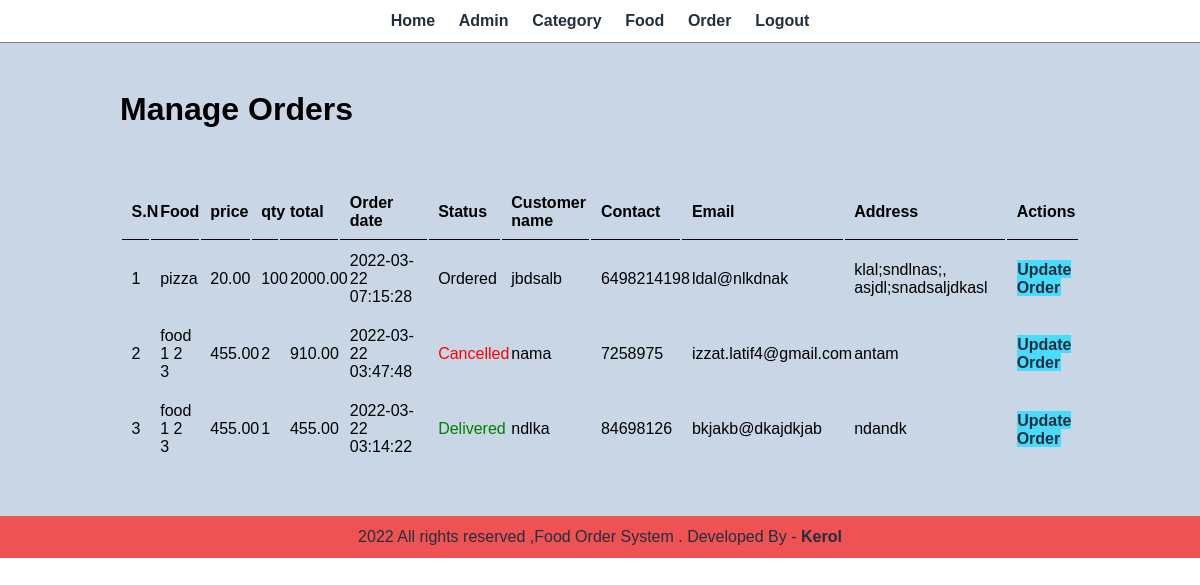
The app's page /admin/manage-order.php (signed in) with its own data.
### tables this page shows
CREATE TABLE `tbl_order` (
  `id` int(10) UNSIGNED NOT NULL,
  `food` varchar(150) NOT NULL,
  `price` decimal(10,2) NOT NULL,
  `qty` int(11) NOT NULL,
  `total` decimal(10,2) NOT NULL,
  `order_date` datetime NOT NULL,
  `status` varchar(50) NOT NULL,
  `customer_name` varchar(150) NOT NULL,
  `customer_contact` varchar(20) NOT NULL,
  `customer_email` varchar(150) NOT NULL,
  `customer_address` varchar(255) NOT NULL
);

### admin/manage-order.php (the view, shortened to what this page needs)
<?php include('partials/menu.php'); ?>
<div class="main-content">
    <div class="wrapper">
    <h1>Manage Orders</h1>
        <br><br><br>
               <table class="tbl-full">
                   <tr>
                       <th>S.N</th>
                       <th>Food</th>
                       <th>price</th>
                       <th>qty</th>
                       <th>total</th>
                       <th>Order date</th>
                       <th>Status</th>
                       <th>Customer name</th>
                       <th>Contact</th>
                       <th>Email</th>
                       <th>Address</th>
                       <th>Actions</th>
                   </tr>
                   <?php
                    $sql = "SELECT * FROM tbl_order ORDER BY id DESC";
                    $res = mysqli_query($conn, $sql);
                    $count = mysqli_num_rows($res);
                    $sn = 1;
                    if($count > 0)
                    {
                        while($row = mysqli_fetch_assoc($res))
                        {
                            $id = $row['id'];
                            $food = $row['food'];
                            $price = $row['price'];
                            $qty = $row['qty'];
                            $total = $row['total'];
                            $order_date = $row['order_date'];
                            $status = $row['status'];
                            $customer_name = $row['customer_name'];
                            $customer_contact = $row['customer_contact'];
                            $customer_email = $row['customer_email'];
                            $customer_address = $row['customer_address'];
                            ?>
                        <tr>
                            <td><?php echo $sn++?></td>
                            <td><?php echo $food; ?></td>
                            <td><?php echo $price; ?></td>
                            <td><?php echo $qty; ?></td>
                            <td><?php echo $total; ?></td>
                            <td><?php echo $order_date; ?></td>
                            <td>
                                <?php
                                if($status == "Ordered")
                                {
                                    echo "<label>$status</label>";
                                }
                                elseif($status == "On Delivery")
                                {
                                    echo "<label style='color: orange;'>$status</label>";
                                }
                                elseif($status == "Delivered")
                                {
                                    echo "<label style='color: green;'>$status</label>";
                                }
                                elseif($status == "Cancelled")
                                {
                                    echo "<label style='color: red;'>$status</label>";
                                }
                                ?>
                            </td>
                            <td><?php echo $customer_name; ?></td>
                            <td><?php echo $customer_contact; ?></td>
                            <td><?php echo $customer_email; ?></td>
                            <td><?php echo $customer_address; ?></td>
                            <td>
                                <a href="<?php echo SITEURL; ?>admin/update-order.php?id=<?php echo $id; ?>" class="btn-secondary">Update Order</a>
                            </td>
                        </tr>
                            <?php
                        }
                    }
                    else
                    {
                        echo "<tr><td colspan = '12' class='error' >Orders not available</td></tr> ";
                    }
                   ?>
               </table>
    </div>
</div>
<?php include('partials/footer.php'); ?>

### css/admin.css (style rules this page uses)
* { margin: 0; padding:0; font-family: Arial, Helvetica, sans-serif; }
.wrapper { padding: 1%; width: 80%; margin: 0 auto; }
.tbl-full { width: 100%; }
table tr th { border-bottom: 1px solid black; padding: 1%; text-align: left; }
table tr td { padding: 1%; }
.btn-secondary { background-color: #48dbfb; padding: 1%; color: #222f3e; text-decoration: none; font-weight: bold; }
.main-content { background-color: #c8d6e5; padding: 3% 0 }

### records on screen
tbl_order: food "pizza", price "20.00", qty "100", total "2000.00", order_date "2022-03-22 07:15:28", status "Ordered", customer_name "jbdsalb", customer_contact "6498214198", customer_email "ldal@nlkdnak", customer_address "klal;sndlnas;, asjdl;snadsaljdkasl"
tbl_order: food "food 1 2 3", price "455.00", qty "2", total "910.00", order_date "2022-03-22 03:47:48", status "Cancelled", customer_name "nama", customer_contact "7258975", customer_email "izzat.latif4@gmail.com", customer_address "antam"
tbl_order: food "food 1 2 3", price "455.00", qty "1", total "455.00", order_date "2022-03-22 03:14:22", status "Delivered", customer_name "ndlka", customer_contact "84698126", customer_email "bkjakb@dkajdkjab", customer_address "ndandk"
